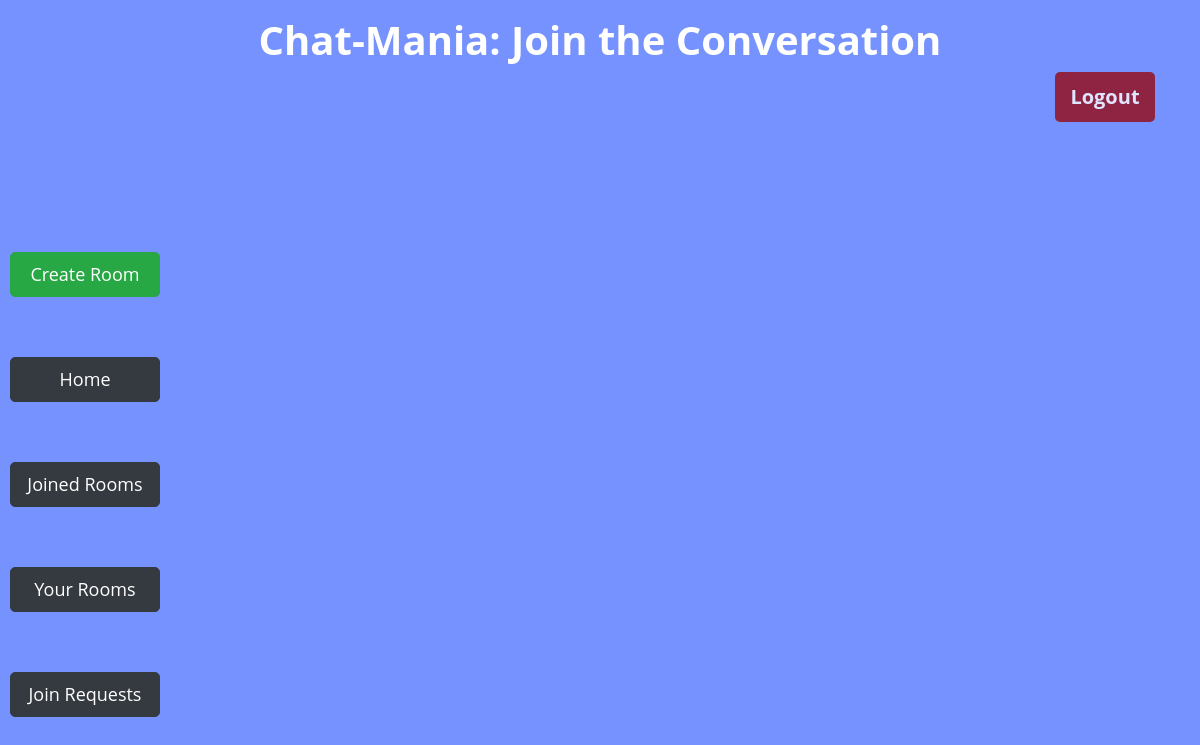
/requests (signed in), run on an earlier commit of the app's database.
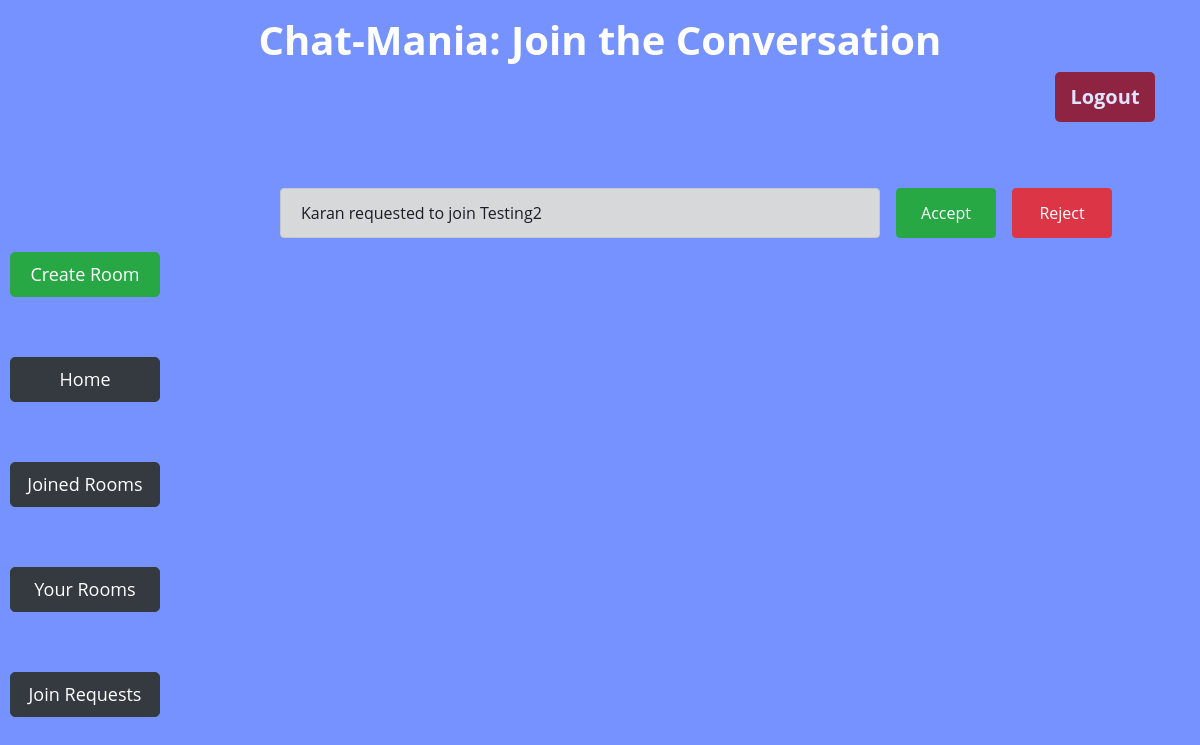
And on a later commit of the database.
### app/models.py (models this page shows, shortened)
class JoinRequests(models.Model):
    user = models.ForeignKey(User, on_delete=models.CASCADE, related_name="get_users_requests")
    room = models.ForeignKey(Room, on_delete=models.CASCADE, related_name="get_rooms_requests")
    admin = models.ForeignKey(User, on_delete=models.CASCADE, related_name="get_admins_requests")
    def __str__(self):
        return f"{self.user.username} requested to join {self.room.name}"
    class Meta:
        unique_together = ['user', 'room', 'admin']

class User(AbstractUser):
    joinedRooms = models.IntegerField(default=0)
    createdRooms = models.IntegerField(default=0)

class Room(models.Model):
    name = models.CharField(max_length=64,unique=True)
    description = models.CharField(max_length=256)
    admin = models.ForeignKey(User, on_delete=models.CASCADE, related_name="get_admin")
    numberUsers = models.IntegerField(default=1)

### app/views.py (the view)
# urls.py: path('requests', views.join_requests, name='join_requests'),
@login_required(login_url="login")
def join_requests(request):
    requests = JoinRequests.objects.filter(admin=request.user)
    print(requests)
    return render(request, 'app/joinrequests.html', {
        'requests': requests
    })

### app/templates/app/joinrequests.html (shortened to what this page needs)
{% extends 'app/layout.html' %}
{% block body %}
    <div class="container">
        <div class="row">
            <div class="col-md-12 mt-3">
                <h1 class="text-center" style="font-weight: 700;">Chat-Mania: Join the Conversation</h1>
                <form action="{% url 'logout' %}" method="post">
                 <input type="submit" id="logout-btn" class="btn btn-danger float-right" style="border: none;" value="Logout">
                </form>
             </div>
         </div>
    </div>
    <div class="d-flex" id="try">
    <div class="btn-Cont d-flex flex-column justify-content-around">
        <a id="lbtn" href="{% url 'create' %}" class="btn  btn-success">Create Room</a>
        <a id="lbtn" href="{% url 'index' %}" class="btn  btn-dark">Home</a>
        <a id="lbtn" href="{% url 'joined_rooms' %}" class="btn  btn-dark">Joined Rooms</a>
        <a id="lbtn" class="btn  btn-dark" href="{% url 'your_rooms' %}" >Your Rooms</a>
        <a id="lbtn" class="btn btn-dark" href="{% url 'join_requests' %}">Join Requests</a>
    </div>
     <div class="form-group" id="joinRequest">
          {% for request in requests %}
          <span id="request{{request.id}}">
          <div class="d-flex flex-row mt-3">
          <div class="alert alert-dark" role="alert" class="form-control" style="width: 600px;">
            {{request}}
          </div>
          <button class="btn btn-success ml-3" style="width: 100px; height: 50px;" value="{{request.id}}" id="AcceptRequest">Accept</button>
          <button class="btn btn-danger ml-3" style="width: 100px; height: 50px;" value="{{request.id}}" id="RejectRequest">Reject</button>
          </div>
          </span>
          {% endfor %}
     </div>
    </div>
{% endblock %}

What changed in the data, as far as the page shows it:
added JoinRequests: user+room "Karan requested to join Testing2", {{ request.id }} 59 (drawn)
